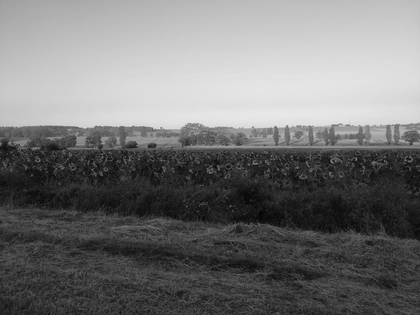
%> input picture tournesols1.pgm, 420 x 315 px, shrunk from 1000 x 750 before the run
$ octave TP_mosaique.m   (GNU Octave 9; MATLAB toolbox functions it lacks are replaced by stand-ins)
%> lines starting %> are read from the running program, lines starting %| are printed output that depends on the picture
### harris.m
function [XY,R]=harris(Im,TailleFenetre,NbPoints,k);
%[XY,Res]=harris(Im,TailleFenetre,NbPoints,k);
%
% Im -> image
% TailleFenetre -> taille (impaire) de la fenetre du voisinage
%                  valeurs conseillees : entre 9 et 25
% NbPoints -> nombre de points desires
% k -> poids utilise dans le calcul de la reponse R, k dans [0.04,0.06]
% XY -> Matrice de taille NbPointsx2 contenant
%         respectivement les abscisses et les oordonnees des points
%         d'interets extraits
%      ATTENTION : La fonction de Harris ne doit pas retourner des points sur les bords
% R -> Image des reponses par le detecteur de Harris

%%%%%%%%%%%%%%%%%%%%%%%%%%%%%%%%%%%%%%%%%%%%%%%%%%%%%%%%%%%%%%%%%%%%%%%%%%%%%%%%%%%%%%%%%%%%%%%%
% Nota bene : les coordonnees utilisees sont x=j (numero de colonne) et y=i (numero de ligne). %
%%%%%%%%%%%%%%%%%%%%%%%%%%%%%%%%%%%%%%%%%%%%%%%%%%%%%%%%%%%%%%%%%%%%%%%%%%%%%%%%%%%%%%%%%%%%%%%%

% Verification et correction eventuelle des parametres donnes
if nargin < 4, k=0.05;      end;
if nargin < 3, NbPoints=50;      end;
if nargin < 2, TailleFenetre=9;  end;

% (1.1) Calcul des dérivées images suivant les lignes et les colonnes
%       en utilisant la fonction gradient
Im = double(Im);
%%% A COMPLETER %%%
[Ii,Ij] = gradient(im2gray(Im));

% (1.2) Calcul du filtre de lissage gaussien
% Calcul de sigma en fonction de la taille de la fenetre
sig = (TailleFenetre - 1)/4;
% Utilisation de fspecial
%%% A COMPLETER %%%
L = fspecial('gaussian',TailleFenetre,sig);

% (1.3) Calcul de la reponse R
% Calcul des elements A, B et C puis calcul de la reponse suivant l'equation (1)
% Utiliser conv2 avec l'option 'same' pour appliquer le filtre de lissage L
%%% A COMPLETER %%%

A = conv2(Ii.^2,L,"same");
B = conv2(Ij.^2,L,"same");
C = conv2(Ii.*Ij,L,"same");
R = A.*B - C.^2 - k*((A+B).^2);

% (2.1) Suppression des non-maxima locaux suivant l'equation (2)
% ATTENTION : il faut gérer le cas particulier des bords
% 1) Il est impossible de calculer le maximum local car une partie du voisinage n'existe pas
% 2) Il faut leur attribuer la valeur minimale afin qu'il ne soit pas selectionne par la suite
%%% A COMPLETER %%%

n2=floor(TailleFenetre/2);
[l,c]=size(Im);
Res=zeros(l,c);
for i=(n2+1):(l-n2)
  for j=(n2+1):(c-n2)
    voisin_R = R(i-n2:i+n2,j-n2:j+n2);
    Rmax = max(voisin_R(:));
    %fprintf("Rmax = %d \n",Rmax);
    if R(i,j) == Rmax
      Res(i,j)=R(i,j);

    end
  end
end


% (2.2) Selection des NbPoints en fonction de "NbPoints" reponses les plus fortes
% Tri des reponses : utiliser sort en LINEARISANT Res au préalable
%%% A COMPLETER %%%
[s,is] = sort(Res(:));


% Selection des indices de NbPoints de plus fortes reponses
%%% A COMPLETER %%%
is=is(end-NbPoints:end);


% Calcul des indices dans l'image
% Utiliser ind2sub, attention a l'ordre pour recuperer les coordonnees
%%% A COMPLETER %%%
[Y,X]= ind2sub(size(R),is);

%%% A COMPLETER %%%
XY = [X Y];

### plot_points.m
function plot_points(XY,NbPoints,motif);
% Affichage de points numerotes sur une image.
% Cet affichage est superpose a la fenetre courante.
% I-> vecteur colonne des numeros de lignes des points
% J-> vecteur colonne des numeros de colonnes des points
% NbPoints -> nombre de points a afficher
%             si ce parametre est absent, tous les points seront affiches
% motif -> motif utilise pour l'affichage

if nargin < 3, NbPoints=length(I); end;

hold on;
for p=1:NbPoints
 plot(XY(p,1),XY(p,2),motif,'MarkerEdgeColor','r','MarkerFaceColor','r','MarkerSize',10);
end
hold off;

### apparier_POI.m
function [XY_C1,XY_C2] = apparier_POI(Im1,XY_1,Im2,XY_2,TailleFenetre,seuil)
% apparierPOI apparie les points d'interet stockes dans XY_1 et XY_2 entre
% les images Im1 et Im2 avec une fenetre de correlation de taille
% TailleFenetre
% seuil correspond au seuil utilise pour eliminer les erreurs d'appariement
% XY_C1 et XY_C2 sont les coordonnees des points de l'image 1
% apparies avec les points XY_C2 de l'image 2

% Nombre de points a mettre en correspondance
NbPoints=size(XY_1,1);

% Calcul de ZNCC
C = apparier_Points(Im1,XY_1,Im2,XY_2,TailleFenetre);
C = abs(C);

% Recherche par methode WTA (Winner Takes All)
% Indices des maxima sur les lignes
[maxI1 ind1_2] = max(C');
ind1_2 = ind1_2(:);

% Indices des maxima sur les colonnes
[maxI2 ind2_1] = max(C);
ind2_1 = ind2_1(:);

% Verification de la contrainte de symetrie
% + seuillage du score de correlation
%%%%%%%%%%%%%%%%%%%%%%%%%%%%%%%%%%%%%%%%%%%%%%%%%%%%%%%%%%%%%%
%% PARTIE A MODIFIER AFIN D'APPLIQUER SYMETRIE ET SEUILLAGE %%
%%%%%%%%%%%%%%%%%%%%%%%%%%%%%%%%%%%%%%%%%%%%%%%%%%%%%%%%%%%%%%
% Cette premiere ligne doit etre modifiee pour appliquer les contraintes souhaitees %


symetrie = find(ind2_1(ind1_2) == (1:size(ind2_1,1))' & maxI1'>seuil);


ind1=symetrie;


% Cette deuxieme doit etre gardee telle quelle
ind2 = ind1_2(ind1);

% Affichage des appariements
mesurex1 = XY_1(ind1,1);
mesurey1 = XY_1(ind1,2);
mesurex2 = XY_2(ind2,1);
mesurey2 = XY_2(ind2,2);

figure;
affichage_appariement(Im1,mesurex1,mesurey1,'Points d''interet Image 1',1,2,1);
affichage_appariement(Im2,mesurex2,mesurey2,'Points d''interet correspondants Image 2',1,2,2);

XY_C1 = [mesurex1(:) mesurey1(:)];
XY_C2 = [mesurex2(:) mesurey2(:)];
end

### apparier_Points.m
% Fonction calculant pour chaque appariement de points possible
% ZNCC (Zero-mean Normalized Cross Correlation) definie par :
%                     (P1-/P1).(P2-/P2)            Cov(P1,P2)
%       ZNCC(P1,P2) = --------------------- = -----------------------
%                     ||P1 - /P1||||P2-/P2||   sqrt(Var(P1)*Var(P2))
%  * P1 = l'ensemble des niveaux de gris du voisinage du point p1=(p1x,p1y)
%    sur l'image I1
%  * P2 = l'ensemble des niveaux de gris du voisinage du point p2=(p2x,p2y)
%    sur l'image I2
%  * Cov(P1,P2) = E[(P1-E[P1])*(P2-E[P2])]
%               = Sum_{i=-k}^k Sum_{j=-k}^k  (I1(p1x+i,p1y+j)-E[P1])
%                                           *(I2(p2x+i,p2y+j)-E[P2])/(2*k+1)^2
%  * E[P1] = esperance de P1
%          = Sum_{i=-k}^k  Sum_{j=-k}^k I1(p1x+i,p1y+j)/(2*k+1)^2,
%  * E[P2] = esperance de P2
%          = Sum_{i=-k}^k  Sum_{j=-k}^k I2(p2x+i,p2y+j)/(2*k+1)^2,
%  * Var(P1) = variance de P1
%            = Sum_{i=-k}^k  Sum_{j=-k}^k (I1(p1x+i,p1y+j)-E[P1])^2/(2*k+1)^2
%
%  * Var(P2) = variance de P2
function C = apparier_Points(I1,Ptint1,I2,Ptint2,K)
% I1, I2 : les deux images
% Ptint1, Ptint2 : les coordonnees des points detectes sur l'image 1, resp. 2
% C : matrice contenant, pour chaque paire de points (en ligne : les points
%     de l'image 1, en colonne : les points de l'image 2), la valeur de la
%     mesure de correlation pour ces paires de points
% K : Taille de la fenetre de correlation utilisee

% Dimensions des images
[htI1 lgI1] = size(I1); [htI2 lgI2] = size(I2);
% Nombres de points d'interet de l'image 1 et de l'image 2
nptI1 = size(Ptint1,1); nptI2 = size(Ptint2,1);
% Construction de la matrice des mesures de correlation
% Suppression de tous les points pour lesquels la fenêtre de corrélation
% n'est pas appliquable
C = zeros(nptI1,nptI2);

% Determination des points dont le voisinage est dans l'image
indptI1 = find(  Ptint1(:,1)-K>=1 & Ptint1(:,1)+K<=lgI1 ...
               & Ptint1(:,2)-K>=1 & Ptint1(:,2)+K<=htI1);
indptI2 = find(  Ptint2(:,1)-K>=1 & Ptint2(:,1)+K<=lgI2 ...
               & Ptint2(:,2)-K>=1 & Ptint2(:,2)+K<=htI2);
nbptintI1 = size(indptI1,1); nbptintI2 = size(indptI2,1);

% Determination du voisinage : vois1, vois2 matrices composees
% pour chaque ligne des niveaux de gris du voisinage du point
% Appel a la fonction voisinage
vois1 = voisinage(I1, Ptint1(indptI1, :), K);
vois2 = voisinage(I2, Ptint2(indptI2, :), K);

% Nb Pixels par fenetre de correlation
NbPix = K*K;
% Calcul de tous les appariements possibles
[i1 i2] = meshgrid(1:nbptintI1,1:nbptintI2);
i1 = i1(:); i2 = i2(:);

% Pour les images I1 et I2
% Moyenne des niveaux de gris du voisinage de chaque point
% Utilisation de mean
m1 = mean(vois1, 2);
m2 = mean(vois2, 2);

% Variance des niveaux de gris du voisinage de chaque point
% Utilisation de var
v1 = var(vois1, [], 2);
v2 = var(vois2, [], 2);

% Pour chaque combinaison de paires de points, la covariance
% entre les deux voisinages : le numerateur dans la formule ZNCC
%v12 = mean((vois1(i1) - m1(i1)) .* (vois2(i2) - m2(i2)), 2);
v12 = zeros(length(i1),1);
for i=1:length(i1)
    X = vois1(i1(i),:);
    Y = vois2(i2(i),:);

    meanX = m1(i1(i));
    meanY = mean(i2(i));

    n = length(X);

    v12(i) = sum((X - meanX) .* (Y - meanY)) / (n - 1);
end

% Calcul du score de correlation :
% ajouter le denominateur dans la formule ZNCC
% (le produit des variances)
cor = v12 ./ sqrt(v1(i1) .* v2(i2));

% Affectation a la matrice C
C(indptI1(i1)+(indptI2(i2)-1)*nptI1) = cor';

### voisinage.m
%%%%%%%%%%%%%%%%%%%%%%%%%%%%%%%%%%%%%%%%%%%%%%%%%%%%%%%%%%%%%%%%%%%%%%%%%%%%
% fonction renvoyant les niveaux de gris du voisinage de chaque point en ligne

function voisins = voisinage(I,xyPt,TailleFenetre)
% ENTREES
% I    : l'image
% xyPt : les coordonnees des points dont nous cherchons le voisinage.
%        ATTENTION : on fait l'hypothese qu'il n'y a aucun point sur les bords
% TailleFenetre    : La taille de la fenêtre de correlation correspond
%                    a TailleFenetre x TailleFenetre
% SORTIE
% voisins : une matrice contenant pour chaque ligne (= chaque point),
%           le voisinage du point associe
% Nombre de points pour lesquels leur voisinage est cherche
npt = size(xyPt,1);

% Initialisation
voisins = zeros(npt,TailleFenetre*TailleFenetre);

% Calcul de la demi-fenetre de correlation
K = floor(TailleFenetre/2);

%%%%%%%%%%%%%%%%%
%% A COMPLETER %%
%%%%%%%%%%%%%%%%%

for k=1:size(xyPt,1)
    voisins_matrix = I(xyPt(k,2)-K:xyPt(k,2)+K,xyPt(k,1)-K:xyPt(k,1)+K);
    voisins(k,:) = voisins_matrix(:);
end

### affichage_appariement.m
% Fonction permettant d'afficher les images
% avec les points d'interet numerotes
% Les points portant le meme numero sont les correspondants
% ENTREES
% Im : Image
% mesurex1,mesurey1 : les points à afficher
% message : le titre de la figure
% l, c, numero : le nombre de lignes et colonnes de la figure et le numero
% dans la sous-figure
% SORTIE : la figure
function [] = affichage_appariement(Im,mesurex1,mesurey1,message,l,c,numero)
% Affichage de l'image
subplot(l,c,numero);
imshow(uint8(Im));
% Affichage des points
hold on;
plot(mesurex1,mesurey1,'r.','MarkerSize',15)
% Affichage des numeros
for i=1:size(mesurex1,1)
    if (i<10)
        text(mesurex1(i)-15,mesurey1(i),num2str(i),'Color','g','FontSize',12)
    else
        text(mesurex1(i)-30,mesurey1(i),num2str(i),'Color','g','FontSize',12)
    end
end
hold off;

end

### affichage_POI.m
% Fonction permettant d'afficher les images avec les points d'interet
% detectes
% ENTREES
% Im : Image
% points : les points a afficher
% message : le titre de la figure
% l, c, numero : le nombre de lignes et colonnes de la figure et le numero
% dans la sous-figure
% SORTIE : la figure
function [] = affichage_POI(Im,points,message,l,c,numero)
% Affichage de l'image
subplot(l,c,numero);
colormap(gray);imshow(Im); hold on;
plot_points(points,length(points),'o');
title(message);
hold off;
end

### affichage_image.m
% Fonction permettant d'afficher les images
% ENTREES
% Im : Image
% message : le titre de la figure
% l, c, numero : le nombre de lignes et colonnes de la figure et le numero
% dans la sous-figure
% SORTIE : la figure
function [] = affichage_image(Im,message,l,c,numero)
  subplot(l,c,numero);
  colormap(gray);
  imshow(Im);
  title(message);
end

### homographie.m
% Estimation d'une matrice d'homographie H qui permet de passer d'une
% image I1 a une autre image I2 a partir de paires de points (homologues)
%
% H = [ h11 h12 h13 ; h21 h22 h23 ; h31 h32 h33 ]
% H possede 8 parametres independants.
% Chaque correspondance donne 2 equations.
% Ainsi pour estimer H, il faut au moins 4 paires de points.
%
% Il existe differentes manieres d'estimer H.
% Nous choisissons la resolution sous la contrainte ||h33|| = 1,
% au sens des moindres carres.

function [H] = homographie(XY_C1,XY_C2)
% Entrees :
%
% XY_C1 : matrice (NbPointsx2) contenant les coordonnees des Nbpoints dans l'image I1
% XY_C2 : matrice (NbPointsx2) contenant les coordonnees des Nbpoints HOMOLOGUES dans l'image I2
%	(colonne 1 : les x, colonne 2 : les y)
%
% Sortie :
% H : la matrice d'homographie estimee


% Les parametres hij de la matrice d'homographie H sont ranges dans
% un vecteur : H = [ h11 ... h33 ]' tel que
%           A * H = 0
% avec A qui depend des coordonnees de paires homologues, cf. equation (2)
% A = ( XY_C1(1,1) XY_C1(1,2) 1 0          0          0 -XY_C1(1,1)*XY_C2(1,1) -XY_C1(1,2)*XY_C2(1,1) -XY_C2(1,1)
%       0          0          0 XY_C1(1,1) XY_C1(1,2) 1 -XY_C1(1,1)*XY_C2(1,2) -XY_C1(1,2)*XY_C2(1,2) -XY_C2(1,2)
%       ... etc ... )

% Stocker dans une variable le nombre de points apparies
% ... A completer ...

% Construction des matrices/vecteurs utiles pour construire la matrice A
% NE PAS UTILISER DE BOUCLE FORT
% ... A completer ...

% Estimation des parametres de H par decomposition en valeurs singulieres
% Utiliser la fonction matlab svd :
% H est le vecteur propre associee a la plus petite valeur propre de A^TA
% ... A completer ...

% Former la matrice H de taille 3x3
% ... A completer ...

### TP_mosaique.m
clear all;
close all;

% Lecture des images
Im1 = imread('tournesols1.pgm');
%> Im1 is the input picture: size 315x420 uint8; min 5, max 232, mean 117.4
Im2 = imread('tournesols2.pgm');
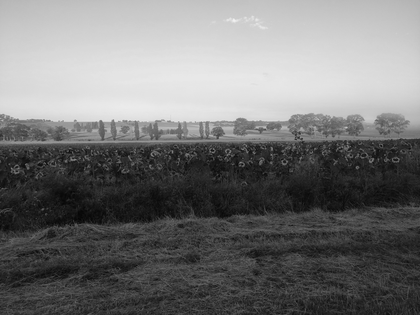
%> input picture tournesols2.pgm, 420 x 315 px, shrunk from 1000 x 750 before the run
%> Im2 is the input picture: size 315x420 uint8; min 5, max 241, mean 116.8
%Im3 = imread('tournesols3.pgm');
Im1_coul = imread('tournesols1.jpg');
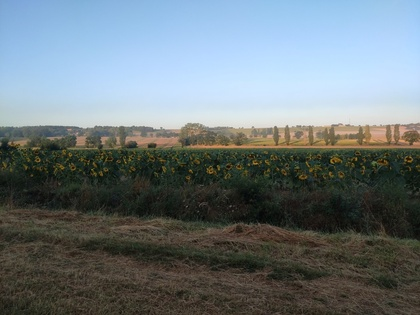
%> input picture tournesols1.jpg, 420 x 315 px, shrunk from 1000 x 750 before the run
%> Im1_coul is the input picture: size 315x420x3 uint8; mean R, G, B 108.6, 119.4, 123.6
Im2_coul = imread('tournesols2.jpg');
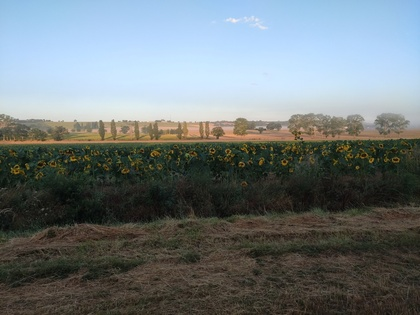
%> input picture tournesols2.jpg, 420 x 315 px, shrunk from 1000 x 750 before the run
%> Im2_coul is the input picture: size 315x420x3 uint8; mean R, G, B 110.1, 118.5, 120.5
%Im3_coul = imread('tournesols3.jpg');

% Affichage des deux premières images en niveaux de gris
figure;
affichage_image(Im1,'Image 1',1,2,1);
affichage_image(Im2,'Image 2',1,2,2);

% Choix des parametres
TailleFenetre = 15;
NbPoints = 100 ;
k = 0.05;
seuil = 0.75;


%%%%%%%%%%%%%%%%%%%%%%%%%%%%%%%%%%%%%%%%%%%%%%
% Detection des points d'interet avec Harris %
%%%%%%%%%%%%%%%%%%%%%%%%%%%%%%%%%%%%%%%%%%%%%%
% A DECOMMENTER POUR OBSERVER LA DETECTION DE HARRIS
[XY_1,Res_1] = harris(Im1,TailleFenetre,NbPoints,k);
%> in harris, `is=is(end-NbPoints:end);`: is = 101 values, max 129609 at index 89, min 3610 at index 90, mean 68950.2
%> in harris, `[Y,X]= ind2sub(size(R),is);`: Y = 101 values, max 308 at index 30, min 126 at index 71, mean 202.2; X = 101 values, max 412 at index 89, min 12 at index 90, mean 219.2
%> in harris, `XY = [X Y];`: XY = 101 rows, first 12: [55 303; 400 297; 344 244; 166 271; 317 247; 34 253; 357 307; 104 216; 127 278; 195 284; 339 259; 218 269]
%> XY_1 has the same summary as XY in harris
[XY_2,Res_2] = harris(Im2,TailleFenetre,NbPoints,k);
%> in harris (call 2), `XY = [X Y];`: XY = 101 rows, first 12: [55 308; 149 224; 256 277; 247 280; 298 254; 202 269; 199 261; 18 256; 180 301; 388 211; 358 273; 115 305]
%> XY_2 has the same summary as XY in harris
figure;
affichage_POI(Im1,XY_1,'POI Image 1',1,2,1);
affichage_POI(Im2,XY_2,'POI Image 2',1,2,2);
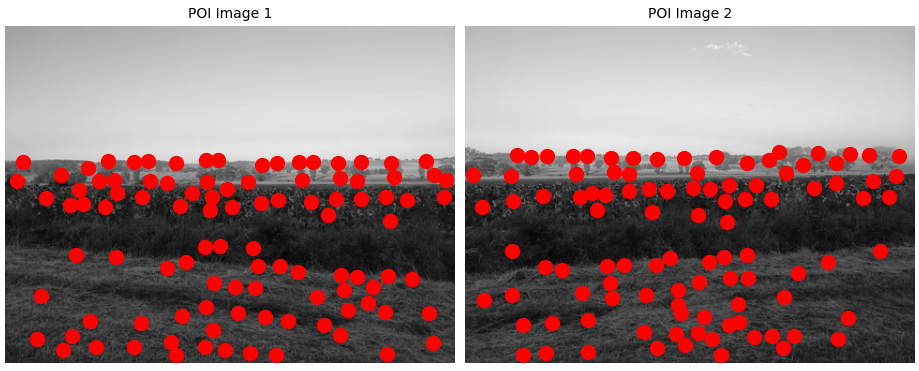
%> figure redrawn from the program's plot data, 2 panels

% :-) Test de la fonction voisinage
% voisinage(Im1,[5 105; 125 235],3)

%%%%%%%%%%%%%%%%%%%%%%%%%%%%%%%%%%%%
% Appariement des points d'interet %-0
%%%%%%%%%%%%%%%%%%%%%%%%%%%%%%%%%%%%
% A DECOMMENTER POUR OBSERVER LA MISE EN CORRESPONDANCE
% avec/sans verification des contraintes

[XY_C1,XY_C2] = apparier_POI(Im1,XY_1,Im2,XY_2,TailleFenetre,seuil);
%> in apparier_Points, `indptI1 = find(  Ptint1(:,1)-K>=1 & Ptint1(:,1)+K<=lgI1 & Ptint1(:,2)-..`: indptI1 = 92 values from 2 to 100
%> in apparier_Points, `indptI2 = find(  Ptint2(:,1)-K>=1 & Ptint2(:,1)+K<=lgI2 & Ptint2(:,2)-..`: indptI2 = 93 values from 2 to 101
%> in apparier_Points, `nbptintI1 = size(indptI1,1)`: nbptintI1 = 92
%> in apparier_Points, `nbptintI2 = size(indptI2,1)`: nbptintI2 = 93
%> call 2 of voisinage, with TailleFenetre = 15
%> after the loop in voisinage (call 2), `for k=1:size(xyPt,1)`:
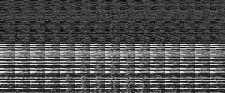
%> voisins: size 93x225 double; min 5, max 228, mean 78.4
%> in apparier_Points, `m1 = mean(vois1, 2);`: m1 = 92 values, max 180.4 at index 89, min 29.56 at index 39, mean 78.97
%> in apparier_Points, `m2 = mean(vois2, 2);`: m2 = 93 values, max 183 at index 84, min 28.8 at index 44, mean 78.45
%> in apparier_Points, `v1 = var(vois1, [], 2);`: v1 = 92 values, max 2742 at index 66, min 102.4 at index 27, mean 646.6
%> in apparier_Points, `v2 = var(vois2, [], 2);`: v2 = 93 values, max 2236.2 at index 89, min 109.7 at index 30, mean 548.4
%> in apparier_POI, `C = abs(C);`:
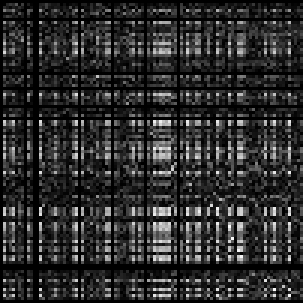
%> C: size 101x101 double (shown 3 times larger); min 0, max 0.989, mean 0.178
%> in apparier_POI, `[maxI1 ind1_2] = max(C');`: maxI1 = 101 values, max 0.989 at index 76, min 0 at index 1, mean 0.548; ind1_2 = 101 values, max 99 at index 11, min 1 at index 1, mean 53.41
%> in apparier_POI, `[maxI2 ind2_1] = max(C);`: maxI2 = 101 values, max 0.989 at index 77, min 0 at index 1, mean 0.549; ind2_1 = 101 values, max 100 at index 96, min 1 at index 1, mean 54.72
%> in apparier_POI, `symetrie = find(ind2_1(ind1_2) == (1:size(ind2_1,1))' & maxI1'>seuil);`: symetrie = 18 values from 18 to 99
%> in apparier_POI, `ind2 = ind1_2(ind1);`: ind2 = 18 values, max 97 at index 18, min 2 at index 1, mean 66.17
%> in apparier_POI, `mesurex1 = XY_1(ind1,1);`: mesurex1 = 18 values, max 393 at index 15, min 17 at index 4, mean 270.8
%> in apparier_POI, `mesurey1 = XY_1(ind1,2);`: mesurey1 = 18 values, max 235 at index 1, min 126 at index 10, mean 151.7
%> in apparier_POI, `mesurex2 = XY_2(ind2,1);`: mesurex2 = 18 values, max 381 at index 6, min 43 at index 7, mean 139.1
%> in apparier_POI, `mesurey2 = XY_2(ind2,2);`: mesurey2 = 18 values, max 228 at index 2, min 118 at index 10, mean 145.8
%> the loop in affichage_appariement, `for i=1:size(mesurex1,1)` made 18 passes
%> the loop in affichage_appariement (call 2), `for i=1:size(mesurex1,1)` made 18 passes
%> in apparier_POI, `XY_C1 = [mesurex1(:) mesurey1(:)];`: XY_C1 = 18 rows, first 12: [329 235; 274 230; 314 233; 17 128; 240 130; 208 153; 227 146; 329 145; 254 129; 188 126; 311 129; 278 144]
%> in apparier_POI, `XY_C2 = [mesurex2(:) mesurey2(:)];`: XY_C2 = 18 rows, first 12: [149 224; 91 228; 133 225; 49 121; 62 123; 381 145; 43 141; 154 139; 77 122; 294 118; 137 124; 104 139]
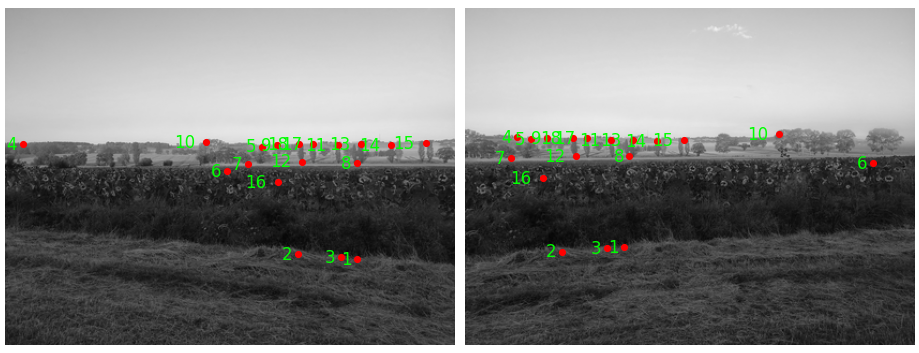
%> figure redrawn from the program's plot data, 2 panels

%%%%%%%%%%%%%%%%%%%%%%%%%%%%%%%%%%%%%%%%%%%%%%%%%
% Estimation (et verification) de l'homographie %
%%%%%%%%%%%%%%%%%%%%%%%%%%%%%%%%%%%%%%%%%%%%%%%%%
% A DECOMMENTER QUAND HOMOGRAPHIE AURA ETE COMPLETEE
%> (the run ends here)
